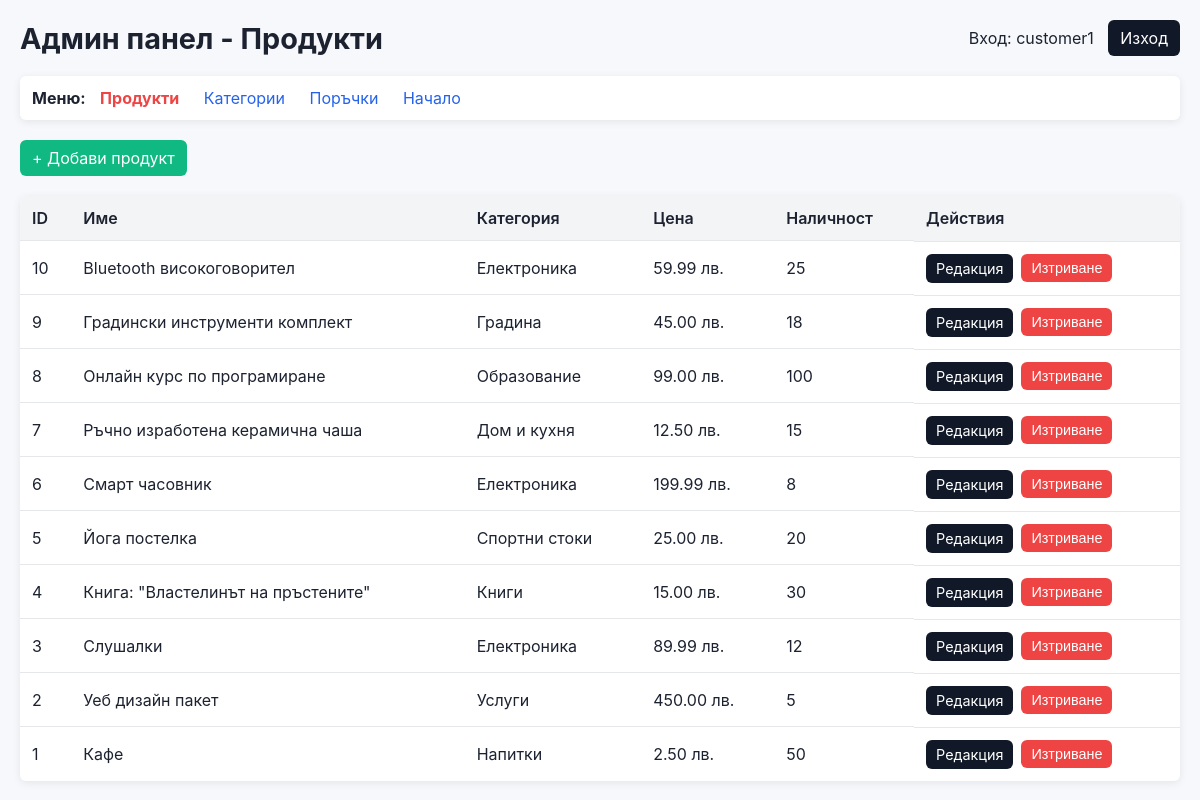
/admin/products.php (signed in), run on the app's committed database.
### tables this page shows
CREATE TABLE IF NOT EXISTS `products` (
  `id` int NOT NULL AUTO_INCREMENT,
  `name` varchar(255) NOT NULL,
  `description` text,
  `price` decimal(10,2) NOT NULL DEFAULT '0.00',
  `category` varchar(100) DEFAULT NULL,
  `image` varchar(255) DEFAULT NULL,
  `stock` int NOT NULL DEFAULT '10',
  `created_at` timestamp NOT NULL DEFAULT CURRENT_TIMESTAMP,
  PRIMARY KEY (`id`)
);

### admin/products.php (the view, shortened to what this page needs)
<?php
require_once __DIR__ . '/../db.php';
$page = isset($_GET['page']) ? max(1, (int)$_GET['page']) : 1;
$perPage = 10;
$offset = ($page - 1) * $perPage;
$stmt = $pdo->prepare('SELECT * FROM products ORDER BY id DESC LIMIT :limit OFFSET :offset');
$stmt->bindValue(':limit', $perPage, PDO::PARAM_INT);
$stmt->bindValue(':offset', $offset, PDO::PARAM_INT);
$stmt->execute();
$products = $stmt->fetchAll();
?>
<!doctype html>
<html lang="bg">
<head>
    <link rel="stylesheet" href="../style.css">
</head>
<body>
<div class="admin-container">
    <div class="admin-header">
        <h1>Админ панел - Продукти</h1>
        <div>
            <span>Вход: <?= htmlspecialchars($_SESSION['username']) ?></span>
            <a class="btn" href="logout.php" style="margin-left: 10px;">Изход</a>
        </div>
    </div>
    <nav class="admin-nav">
        <strong>Меню:</strong>
        <a href="products.php" class="active">Продукти</a>
        <a href="categories.php">Категории</a>
        <a href="orders.php">Поръчки</a>
        <a href="dashboard.php">Начало</a>
    </nav>
    <div style="margin-bottom: 20px;">
        <a class="btn add" href="add-product.php">+ Добави продукт</a>
    </div>
    <table class="admin-table">
        <thead>
            <tr>
                <th>ID</th>
                <th>Име</th>
                <th>Категория</th>
                <th>Цена</th>
                <th>Наличност</th>
                <th>Действия</th>
            </tr>
        </thead>
        <tbody>
            <?php foreach ($products as $p): ?>
                <tr>
                    <td><?= $p['id'] ?></td>
                    <td><?= htmlspecialchars($p['name']) ?></td>
                    <td><?= htmlspecialchars($p['category']) ?></td>
                    <td><?= number_format($p['price'], 2) ?> лв.</td>
                    <td><?= $p['stock'] ?></td>
                    <td class="admin-actions">
                        <a class="btn btn-small" href="edit-product.php?id=<?= $p['id'] ?>">Редакция</a>
                        <form method="post" action="delete-product.php" style="display:inline;" onsubmit="return confirm('Сигурни ли сте?');">
                            <button class="btn btn-small danger" type="submit">Изтриване</button>
                        </form>
                    </td>
                </tr>
            <?php endforeach; ?>
        </tbody>
    </table>
</div>
</body>
</html>

### style.css (style rules this page uses)
* { box-sizing: border-box; }
body { font-family: Inter, Segoe UI, Arial, sans-serif; background: #f6f8fb; color: #1c2230; margin: 0; padding: 20px; }
h1 { margin: 0; font-size: 1.8rem; }
.btn { display: inline-block; padding: 8px 12px; background: #111827; color: #fff; text-decoration: none; border-radius: 6px; border: none; }
.btn.add { background: #10b981; }
.btn.danger { background: #ef4444; }

### admin/products.php (style rules this page uses)
.admin-container { max-width: 1200px; margin: 0 auto; }
.admin-header { display: flex; justify-content: space-between; align-items: center; gap: 20px; margin-bottom: 20px; }
.admin-nav { background: white; padding: 12px; border-radius: 6px; box-shadow: 0 2px 8px rgba(0,0,0,0.08); margin-bottom: 20px; }
.admin-nav a { margin: 0 10px; color: #2563eb; text-decoration: none; }
.admin-nav a.active { color: #ef4444; font-weight: bold; }
.admin-table { width: 100%; border-collapse: collapse; background: white; border-radius: 6px; overflow: hidden; box-shadow: 0 2px 8px rgba(0,0,0,0.08); }
.admin-table th { background: #f3f4f6; padding: 12px; text-align: left; font-weight: 600; }
.admin-table td { padding: 12px; border-top: 1px solid #e5e7eb; }
.admin-actions { display: flex; gap: 8px; }
.btn-small { padding: 6px 10px; font-size: 0.9rem; }

### data on the page
products: id "10", name "Bluetooth високоговорител", category "Електроника", price "59.99", stock "25"
products: id "9", name "Градински инструменти комплект", category "Градина", price "45.00", stock "18"
products: id "8", name "Онлайн курс по програмиране", category "Образование", price "99.00", stock "100"
products: id "7", name "Ръчно изработена керамична чаша", category "Дом и кухня", price "12.50", stock "15"
products: id "6", name "Смарт часовник", category "Електроника", price "199.99", stock "8"
products: id "5", name "Йога постелка", category "Спортни стоки", price "25.00", stock "20"
products: id "4", name "Книга: \"Властелинът на пръстените\"", category "Книги", price "15.00", stock "30"
products: id "3", name "Слушалки", category "Електроника", price "89.99", stock "12"
products: id "2", name "Уеб дизайн пакет", category "Услуги", price "450.00", stock "5"
products: id "1", name "Кафе", category "Напитки", price "2.50", stock "50"

### other printed values
$_SESSION['username'] "customer1"
